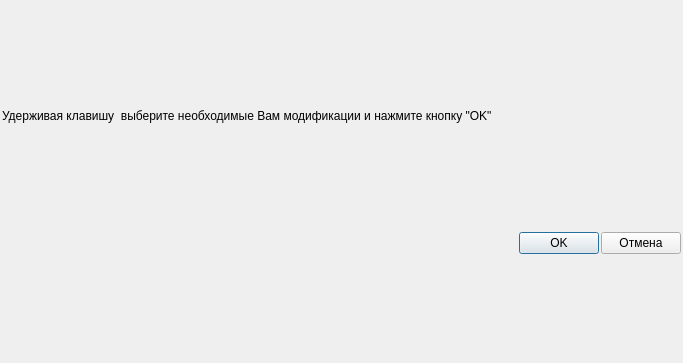
<?xml version="1.0" encoding="UTF-8"?>
<ui version="4.0">
 <class>FormSelectModifications</class>
 <widget class="QDialog" name="FormSelectModifications">
  <property name="geometry">
   <rect>
    <x>0</x>
    <y>0</y>
    <width>683</width>
    <height>363</height>
   </rect>
  </property>
  <property name="windowTitle">
   <string>Настройка отображения параметров</string>
  </property>
  <layout class="QVBoxLayout" name="verticalLayout">
   <property name="spacing">
    <number>2</number>
   </property>
   <property name="leftMargin">
    <number>2</number>
   </property>
   <property name="topMargin">
    <number>2</number>
   </property>
   <property name="rightMargin">
    <number>2</number>
   </property>
   <property name="bottomMargin">
    <number>2</number>
   </property>
   <item>
    <widget class="QLabel" name="labelHelp">
     <property name="sizePolicy">
      <sizepolicy hsizetype="Preferred" vsizetype="Maximum">
       <horstretch>0</horstretch>
       <verstretch>0</verstretch>
      </sizepolicy>
     </property>
     <property name="text">
      <string>Удерживая клавишу &lt;Shift&gt; выберите необходимые Вам модификации и нажмите кнопку &quot;OK&quot;</string>
     </property>
    </widget>
   </item>
   <item>
    <layout class="QHBoxLayout" name="horizontalLayoutFrames">
     <property name="spacing">
      <number>2</number>
     </property>
     <property name="sizeConstraint">
      <enum>QLayout::SetMaximumSize</enum>
     </property>
    </layout>
   </item>
   <item>
    <layout class="QHBoxLayout" name="horizontalLayout">
     <property name="sizeConstraint">
      <enum>QLayout::SetDefaultConstraint</enum>
     </property>
     <item>
      <spacer name="horizontalSpacer">
       <property name="orientation">
        <enum>Qt::Horizontal</enum>
       </property>
       <property name="sizeHint" stdset="0">
        <size>
         <width>40</width>
         <height>20</height>
        </size>
       </property>
      </spacer>
     </item>
     <item>
      <widget class="QPushButton" name="buttonSave">
       <property name="enabled">
        <bool>true</bool>
       </property>
       <property name="sizePolicy">
        <sizepolicy hsizetype="Preferred" vsizetype="Fixed">
         <horstretch>0</horstretch>
         <verstretch>0</verstretch>
        </sizepolicy>
       </property>
       <property name="minimumSize">
        <size>
         <width>0</width>
         <height>0</height>
        </size>
       </property>
       <property name="maximumSize">
        <size>
         <width>16777215</width>
         <height>16777215</height>
        </size>
       </property>
       <property name="baseSize">
        <size>
         <width>0</width>
         <height>50</height>
        </size>
       </property>
       <property name="text">
        <string>OK</string>
       </property>
       <property name="iconSize">
        <size>
         <width>16</width>
         <height>16</height>
        </size>
       </property>
       <property name="flat">
        <bool>false</bool>
       </property>
      </widget>
     </item>
     <item>
      <widget class="QPushButton" name="buttonCancel">
       <property name="sizePolicy">
        <sizepolicy hsizetype="Preferred" vsizetype="Fixed">
         <horstretch>0</horstretch>
         <verstretch>0</verstretch>
        </sizepolicy>
       </property>
       <property name="minimumSize">
        <size>
         <width>0</width>
         <height>0</height>
        </size>
       </property>
       <property name="maximumSize">
        <size>
         <width>16777215</width>
         <height>16777215</height>
        </size>
       </property>
       <property name="text">
        <string>Отмена</string>
       </property>
       <property name="iconSize">
        <size>
         <width>16</width>
         <height>16</height>
        </size>
       </property>
       <property name="flat">
        <bool>false</bool>
       </property>
      </widget>
     </item>
    </layout>
   </item>
  </layout>
 </widget>
 <resources/>
 <connections/>
</ui>
